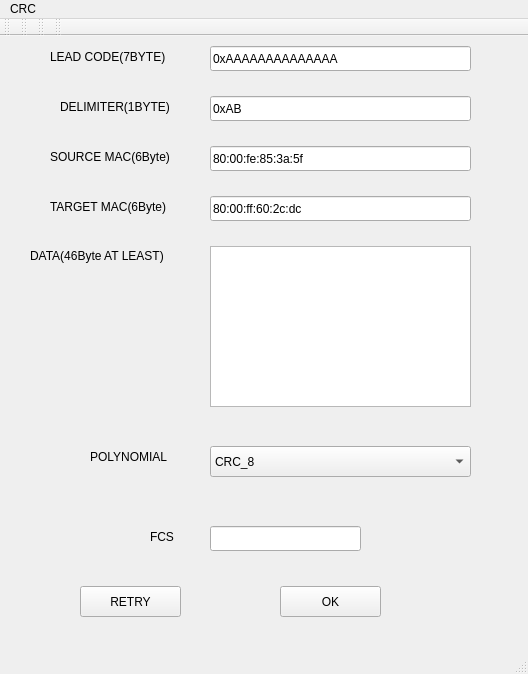
<?xml version="1.0" encoding="UTF-8"?>
<ui version="4.0">
 <class>MainWindow</class>
 <widget class="QMainWindow" name="MainWindow">
  <property name="geometry">
   <rect>
    <x>0</x>
    <y>0</y>
    <width>528</width>
    <height>674</height>
   </rect>
  </property>
  <property name="mouseTracking">
   <bool>false</bool>
  </property>
  <property name="windowTitle">
   <string>MainWindow</string>
  </property>
  <widget class="QWidget" name="centralWidget">
   <widget class="QLabel" name="label">
    <property name="geometry">
     <rect>
      <x>50</x>
      <y>110</y>
      <width>141</width>
      <height>21</height>
     </rect>
    </property>
    <property name="mouseTracking">
     <bool>true</bool>
    </property>
    <property name="text">
     <string>SOURCE MAC(6Byte)</string>
    </property>
   </widget>
   <widget class="QLineEdit" name="lineEdit_SMAC">
    <property name="geometry">
     <rect>
      <x>210</x>
      <y>110</y>
      <width>261</width>
      <height>25</height>
     </rect>
    </property>
    <property name="text">
     <string>80:00:fe:85:3a:5f</string>
    </property>
   </widget>
   <widget class="QLabel" name="label_2">
    <property name="geometry">
     <rect>
      <x>50</x>
      <y>160</y>
      <width>141</width>
      <height>21</height>
     </rect>
    </property>
    <property name="text">
     <string>TARGET MAC(6Byte)</string>
    </property>
   </widget>
   <widget class="QLineEdit" name="lineEdit_TMAC">
    <property name="geometry">
     <rect>
      <x>210</x>
      <y>160</y>
      <width>261</width>
      <height>25</height>
     </rect>
    </property>
    <property name="text">
     <string>80:00:ff:60:2c:dc</string>
    </property>
   </widget>
   <widget class="QLabel" name="label_4">
    <property name="geometry">
     <rect>
      <x>30</x>
      <y>210</y>
      <width>161</width>
      <height>20</height>
     </rect>
    </property>
    <property name="text">
     <string>DATA(46Byte AT LEAST)</string>
    </property>
   </widget>
   <widget class="QPushButton" name="pushButton_RETRY">
    <property name="geometry">
     <rect>
      <x>80</x>
      <y>550</y>
      <width>101</width>
      <height>31</height>
     </rect>
    </property>
    <property name="text">
     <string>RETRY</string>
    </property>
   </widget>
   <widget class="QPushButton" name="pushButton_OK">
    <property name="geometry">
     <rect>
      <x>280</x>
      <y>550</y>
      <width>101</width>
      <height>31</height>
     </rect>
    </property>
    <property name="text">
     <string>OK</string>
    </property>
   </widget>
   <widget class="QLabel" name="label_5">
    <property name="geometry">
     <rect>
      <x>150</x>
      <y>490</y>
      <width>31</width>
      <height>21</height>
     </rect>
    </property>
    <property name="text">
     <string>FCS</string>
    </property>
   </widget>
   <widget class="QLineEdit" name="lineEdit_FCS">
    <property name="geometry">
     <rect>
      <x>210</x>
      <y>490</y>
      <width>151</width>
      <height>25</height>
     </rect>
    </property>
   </widget>
   <widget class="QTextEdit" name="textEdit_DATA">
    <property name="geometry">
     <rect>
      <x>210</x>
      <y>210</y>
      <width>261</width>
      <height>161</height>
     </rect>
    </property>
   </widget>
   <widget class="QLabel" name="label_3">
    <property name="geometry">
     <rect>
      <x>60</x>
      <y>60</y>
      <width>131</width>
      <height>21</height>
     </rect>
    </property>
    <property name="text">
     <string>DELIMITER(1BYTE)</string>
    </property>
   </widget>
   <widget class="QLineEdit" name="lineEdit_delimiter">
    <property name="geometry">
     <rect>
      <x>210</x>
      <y>60</y>
      <width>261</width>
      <height>25</height>
     </rect>
    </property>
    <property name="inputMask">
     <string/>
    </property>
    <property name="text">
     <string>0xAB</string>
    </property>
   </widget>
   <widget class="QLineEdit" name="lineEdit_leadcode">
    <property name="geometry">
     <rect>
      <x>210</x>
      <y>10</y>
      <width>261</width>
      <height>25</height>
     </rect>
    </property>
    <property name="inputMask">
     <string/>
    </property>
    <property name="text">
     <string>0xAAAAAAAAAAAAAA</string>
    </property>
   </widget>
   <widget class="QLabel" name="label_6">
    <property name="geometry">
     <rect>
      <x>50</x>
      <y>10</y>
      <width>141</width>
      <height>21</height>
     </rect>
    </property>
    <property name="text">
     <string>LEAD CODE(7BYTE)</string>
    </property>
   </widget>
   <widget class="QLabel" name="label_7">
    <property name="geometry">
     <rect>
      <x>90</x>
      <y>410</y>
      <width>101</width>
      <height>21</height>
     </rect>
    </property>
    <property name="text">
     <string>POLYNOMIAL</string>
    </property>
   </widget>
   <widget class="QComboBox" name="comboBox">
    <property name="geometry">
     <rect>
      <x>210</x>
      <y>410</y>
      <width>261</width>
      <height>31</height>
     </rect>
    </property>
    <item>
     <property name="text">
      <string>CRC_8</string>
     </property>
    </item>
    <item>
     <property name="text">
      <string>CRC_32</string>
     </property>
    </item>
   </widget>
  </widget>
  <widget class="QMenuBar" name="menuBar">
   <property name="geometry">
    <rect>
     <x>0</x>
     <y>0</y>
     <width>528</width>
     <height>28</height>
    </rect>
   </property>
   <widget class="QMenu" name="menuCRC">
    <property name="title">
     <string>CRC</string>
    </property>
   </widget>
   <addaction name="menuCRC"/>
  </widget>
  <widget class="QToolBar" name="mainToolBar">
   <attribute name="toolBarArea">
    <enum>TopToolBarArea</enum>
   </attribute>
   <attribute name="toolBarBreak">
    <bool>false</bool>
   </attribute>
  </widget>
  <widget class="QStatusBar" name="statusBar"/>
  <widget class="QToolBar" name="toolBar">
   <property name="windowTitle">
    <string>toolBar</string>
   </property>
   <attribute name="toolBarArea">
    <enum>TopToolBarArea</enum>
   </attribute>
   <attribute name="toolBarBreak">
    <bool>false</bool>
   </attribute>
  </widget>
  <widget class="QToolBar" name="toolBar_2">
   <property name="windowTitle">
    <string>toolBar_2</string>
   </property>
   <attribute name="toolBarArea">
    <enum>TopToolBarArea</enum>
   </attribute>
   <attribute name="toolBarBreak">
    <bool>false</bool>
   </attribute>
  </widget>
  <widget class="QToolBar" name="toolBar_3">
   <property name="windowTitle">
    <string>toolBar_3</string>
   </property>
   <attribute name="toolBarArea">
    <enum>TopToolBarArea</enum>
   </attribute>
   <attribute name="toolBarBreak">
    <bool>false</bool>
   </attribute>
  </widget>
 </widget>
 <layoutdefault spacing="6" margin="11"/>
 <resources/>
 <connections/>
</ui>
